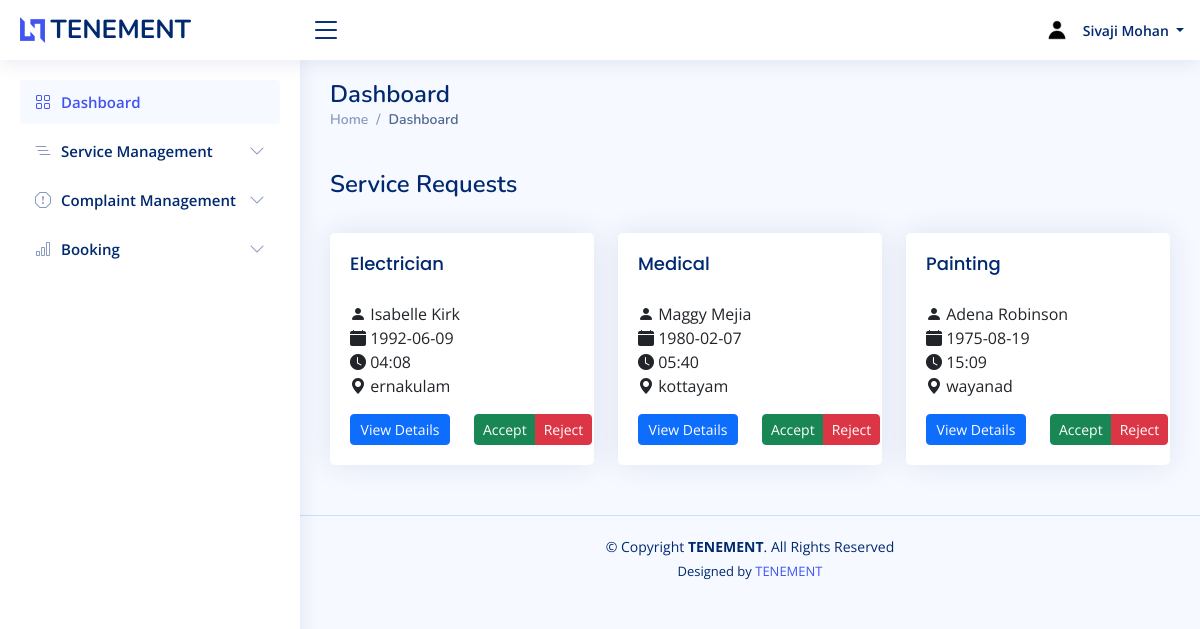
/employee/index.php (signed in), run on the app's committed database.
### tables this page shows
CREATE TABLE `employee_register` (
  `fname` varchar(50) NOT NULL,
  `lname` varchar(50) NOT NULL,
  `housename` varchar(50) NOT NULL,
  `street` varchar(50) NOT NULL,
  `district` varchar(50) NOT NULL,
  `state` varchar(50) NOT NULL,
  `zip` int(30) NOT NULL,
  `dob` date NOT NULL,
  `gender` varchar(50) NOT NULL,
  `phonenumber` varchar(50) NOT NULL,
  `email` varchar(50) NOT NULL,
  `aadhar` varchar(50) NOT NULL,
  `password` varchar(50) NOT NULL,
  `img` varchar(50) NOT NULL DEFAULT 'default.png'
);

CREATE TABLE `booking` (
  `bookingid` int(50) NOT NULL,
  `name` varchar(50) NOT NULL,
  `phone` varchar(50) NOT NULL,
  `date` date NOT NULL,
  `time` varchar(50) NOT NULL DEFAULT current_timestamp(),
  `address` varchar(200) NOT NULL,
  `district` varchar(50) NOT NULL,
  `city` varchar(50) NOT NULL,
  `instructions` varchar(300) NOT NULL,
  `landmark` varchar(100) NOT NULL,
  `url` varchar(100) NOT NULL,
  `status` int(20) NOT NULL,
  `email` varchar(50) NOT NULL,
  `serviceid` int(50) NOT NULL,
  `rating` int(11) NOT NULL,
  `feedback` varchar(500) NOT NULL,
  `rate` varchar(100) NOT NULL,
  `services` varchar(100) NOT NULL
);

CREATE TABLE `addservice` (
  `serviceid` int(100) NOT NULL,
  `services` varchar(100) NOT NULL,
  `description` varchar(500) NOT NULL,
  `experience` varchar(100) NOT NULL,
  `rate` varchar(100) NOT NULL,
  `email` varchar(50) NOT NULL
);

### connect.php (called while the page is built, shortened)
<?php
$dbname="tenement";
$conn=mysqli_connect("localhost","root","",$dbname);
function select_data($sql)
{
  global $conn;
  $res = mysqli_query($conn, $sql);
  if ($res)
    return $res;
  else
    return False;
}
?>

### employee/index.php (the view, shortened to what this page needs)
<?php
require 'header.php';
$email = $_SESSION['email'];
?>
<main id="main" class="main">
  <div class="pagetitle">
    <h1>Dashboard</h1>
    <nav>
      <ol class="breadcrumb">
        <li class="breadcrumb-item"><a href="index.php">Home</a></li>
        <li class="breadcrumb-item active">Dashboard</li>
      </ol>
      <br>
      <h1>Service Requests</h1>
    </nav>
  </div>
<br>
  <section class="section">
    <div class="row align-items-top">
      <?php
                    $sql1 = "SELECT b.*,a.services from booking b,addservice a where a.serviceid=b.serviceid and a.email='$email' and status='0'";
                    $data1 = select_data($sql1);
                    while ($row = mysqli_fetch_assoc($data1)) {
                    ?>
        <div class="col-lg-4">
          <div class="card">
            <div class="card-body">
              <h5 class="card-title pb-1 mb-0"><?php echo $row['services'] ?></h5>
              <br>
                  <p>
                  <i class="bi bi-person-fill"></i> <?php echo "" . " " . $row['name'] ?>
              <br>
              <i class="bi bi-calendar-fill"></i><?php echo "" . " " . $row['date'] ?>
                  <br>
                  <i class="bi bi-clock-fill"></i><?php echo "" . " " . $row['time'] ?>
                  <br>
                  <i class="bi bi-geo-alt-fill"></i><?php echo "" . " " . $row['district'] ?>
              </p>
              <div class="row mt-2">
                <div class="col-6 btn-group">
                <a class="btn btn-primary btn-sm" data-bs-toggle="modal" data-bs-target="#verticalycentered2" onclick="passdes('<b>Name: </b><?php echo $row['name']; ?><br><b>Phone: </b><?php echo $row['phone']; ?><br><b>Service: </b><?php echo $row['services']; ?><br><b>Date: </b><?php echo $row['date']; ?><br><b>Time: </b><?php echo $row['time']; ?><br><b>Address: </b><?php echo $row['address']; ?><br><b>District: </b><?php echo $row['district']; ?><br><b>City: </b><?php echo $row['city']; ?><br><b>Instructions: </b><?php echo $row['instructions']; ?><br><b>Landmark: </b><?php echo $row['landmark']; ?><br><b>Email: </b><?php echo $row['email']; ?>')">View Details</a>
                </div>
                <div class="col-6 btn-group">
                <a href="php/serviceaction.php?email=<?php echo $row['email'];?>&serviceid=<?php echo $row['serviceid'];?>&bookingid=<?php echo $row['bookingid'];?>&status=1 " class="btn btn-success btn-sm">Accept</a>
                            <a href="php/serviceaction.php?email=<?php echo $row['email'];?>&serviceid=<?php echo $row['serviceid'];?>&bookingid=<?php echo $row['bookingid'];?>&status=-1 " class="btn btn-danger btn-sm">Reject</a>
                </div>
              </div>
            </div>
          </div>
        </div>
      <?php
      }
      ?>
    </div>
  </section>
</main>

### employee/header.php (shortened to what this page needs)
<?php
require '../connect.php';
$email=$_SESSION['email'];
$sql="SELECT * from employee_register where email='$email'";
$data=select_data($sql);
$user=mysqli_fetch_assoc($data);
?>
<!DOCTYPE html>
<html lang="en">
<head>
  <link href="assets/vendor/bootstrap/css/bootstrap.min.css" rel="stylesheet">
  <link href="assets/vendor/bootstrap-icons/bootstrap-icons.css" rel="stylesheet">
  <link href="assets/vendor/boxicons/css/boxicons.min.css" rel="stylesheet">
  <link href="assets/vendor/quill/quill.snow.css" rel="stylesheet">
  <link href="assets/vendor/quill/quill.bubble.css" rel="stylesheet">
  <link href="assets/vendor/remixicon/remixicon.css" rel="stylesheet">
  <link href="assets/vendor/simple-datatables/style.css" rel="stylesheet">
  <link href="assets/css/style.css" rel="stylesheet">
</head>
<body>
  <header id="header" class="header fixed-top d-flex align-items-center">
    <div class="d-flex align-items-center justify-content-between">
      <a href="index.php" class="logo d-flex align-items-center">
        <img src="assets/img/logo.png" alt="">
        <span class="d-none d-lg-block">TENEMENT</span>
      </a>
      <i class="bi bi-list toggle-sidebar-btn"></i>
    </div>
    <nav class="header-nav ms-auto">
      <ul class="d-flex align-items-center">
        <li class="nav-item dropdown pe-3">
          <a class="nav-link nav-profile d-flex align-items-center pe-0" href="#" data-bs-toggle="dropdown">
          <img src="../upload/profile/<?php echo $user['img'];?>" alt="Profile" class="rounded-circle">
            <span class="d-none d-md-block dropdown-toggle ps-2"><?php echo $user['fname'];?> <?php echo $user['lname'];?></</span>
          </a>
        </li>
      </ul>
    </nav>
  </header>
  <aside id="sidebar" class="sidebar">
    <ul class="sidebar-nav" id="sidebar-nav">
      <li class="nav-item">
        <a class="nav-link " href="index.php">
          <i class="bi bi-grid"></i>
          <span>Dashboard</span>
        </a>
      </li>
      <li class="nav-item">
        <a class="nav-link collapsed" data-bs-target="#tables-nav" data-bs-toggle="collapse" href="#">
          <i class="bi bi-list-nested"></i><span>Service Management</span><i class="bi bi-chevron-down ms-auto"></i>
        </a>
      </li>
      <li class="nav-item">
        <a class="nav-link collapsed" data-bs-target="#forms-nav" data-bs-toggle="collapse" href="#">
          <i class="bi bi-exclamation-octagon"></i><span>Complaint Management</span><i class="bi bi-chevron-down ms-auto"></i>
        </a>
      </li>
      <li class="nav-item">
        <a class="nav-link collapsed" data-bs-target="#charts-nav" data-bs-toggle="collapse" href="#">
          <i class="bi bi-bar-chart"></i><span>Booking</span><i class="bi bi-chevron-down ms-auto"></i>
        </a>
      </li>
    </ul>
  </aside>

### employee/assets/css/style.css (style rules this page uses)
:root { scroll-behavior: smooth; }
body { font-family: "Open Sans", sans-serif; background: #f6f9ff; color: #444444; }
a { color: #4154f1; text-decoration: none; }
h1, h2, h3, h4, h5, h6 { font-family: "Nunito", sans-serif; }
#main { margin-top: 60px; padding: 20px 30px; transition: all 0.3s; }
.pagetitle { margin-bottom: 10px; }
.pagetitle h1 { font-size: 24px; margin-bottom: 0; font-weight: 600; color: #012970; }
.card { margin-bottom: 30px; border: none; border-radius: 5px; box-shadow: 0px 0 30px rgba(1, 41, 112, 0.1); }
.card-title { padding: 20px 0 15px 0; font-size: 18px; font-weight: 500; color: #012970; font-family: "Poppins", sans-serif; }
.card-body { padding: 0 20px 20px 20px; }
.breadcrumb { font-size: 14px; font-family: "Nunito", sans-serif; color: #899bbd; font-weight: 600; }
.breadcrumb a { color: #899bbd; transition: 0.3s; }
.breadcrumb .breadcrumb-item::before { color: #899bbd; }
.breadcrumb .active { color: #51678f; font-weight: 600; }
.logo { line-height: 1; }
@media (min-width: 1200px) { .logo { width: 280px; } }
.logo img { max-height: 26px; margin-right: 6px; }
.logo span { font-size: 26px; font-weight: 700; color: #012970; font-family: "Nunito", sans-serif; }
.header { transition: all 0.5s; z-index: 997; height: 60px; box-shadow: 0px 2px 20px rgba(1, 41, 112, 0.1); background-color: #fff; padding-left: 20px; }
.header .toggle-sidebar-btn { font-size: 32px; padding-left: 10px; cursor: pointer; color: #012970; }
.header-nav ul { list-style: none; }
.header-nav > ul { margin: 0; padding: 0; }
.header-nav .nav-profile { color: #012970; }
.header-nav .nav-profile img { max-height: 36px; }
.header-nav .nav-profile span { font-size: 14px; font-weight: 600; }
.sidebar { position: fixed; top: 60px; left: 0; bottom: 0; width: 300px; z-index: 996; transition: all 0.3s; padding: 20px; overflow-y: auto; scrollbar-width: thin; scrollbar-color: #aab7cf transparent; box-shadow: 0px 0px 20px rgba(1, 41, 112, 0.1); background-color: #fff; }
@media (min-width: 1200px) { #main, #footer { margin-left: 300px; } }
.sidebar-nav { padding: 0; margin: 0; list-style: none; }
.sidebar-nav li { padding: 0; margin: 0; list-style: none; }
.sidebar-nav .nav-item { margin-bottom: 5px; }
.sidebar-nav .nav-link { display: flex; align-items: center; font-size: 15px; font-weight: 600; color: #4154f1; transition: 0.3; background: #f6f9ff; padding: 10px 15px; border-radius: 4px; }
.sidebar-nav .nav-link i { font-size: 16px; margin-right: 10px; color: #4154f1; }
.sidebar-nav .nav-link.collapsed { color: #012970; background: #fff; }
.sidebar-nav .nav-link.collapsed i { color: #899bbd; }
.sidebar-nav .nav-link .bi-chevron-down { margin-right: 0; transition: transform 0.2s ease-in-out; }
.footer { padding: 20px 0; font-size: 14px; transition: all 0.3s; border-top: 1px solid #cddfff; }
.footer .copyright { text-align: center; color: #012970; }
.footer .credits { padding-top: 5px; text-align: center; font-size: 13px; color: #012970; }

### data on the page
employee_register: img (placeholder picture), fname "Sivaji", lname "Mohan"
booking: serviceid.services "Electrician", name "Isabelle Kirk", date "1992-06-09", time "04:08", district "ernakulam"
booking: serviceid.services "Medical", name "Maggy Mejia", date "1980-02-07", time "05:40", district "kottayam"
booking: serviceid.services "Painting", name "Adena Robinson", date "1975-08-19", time "15:09", district "wayanad"
